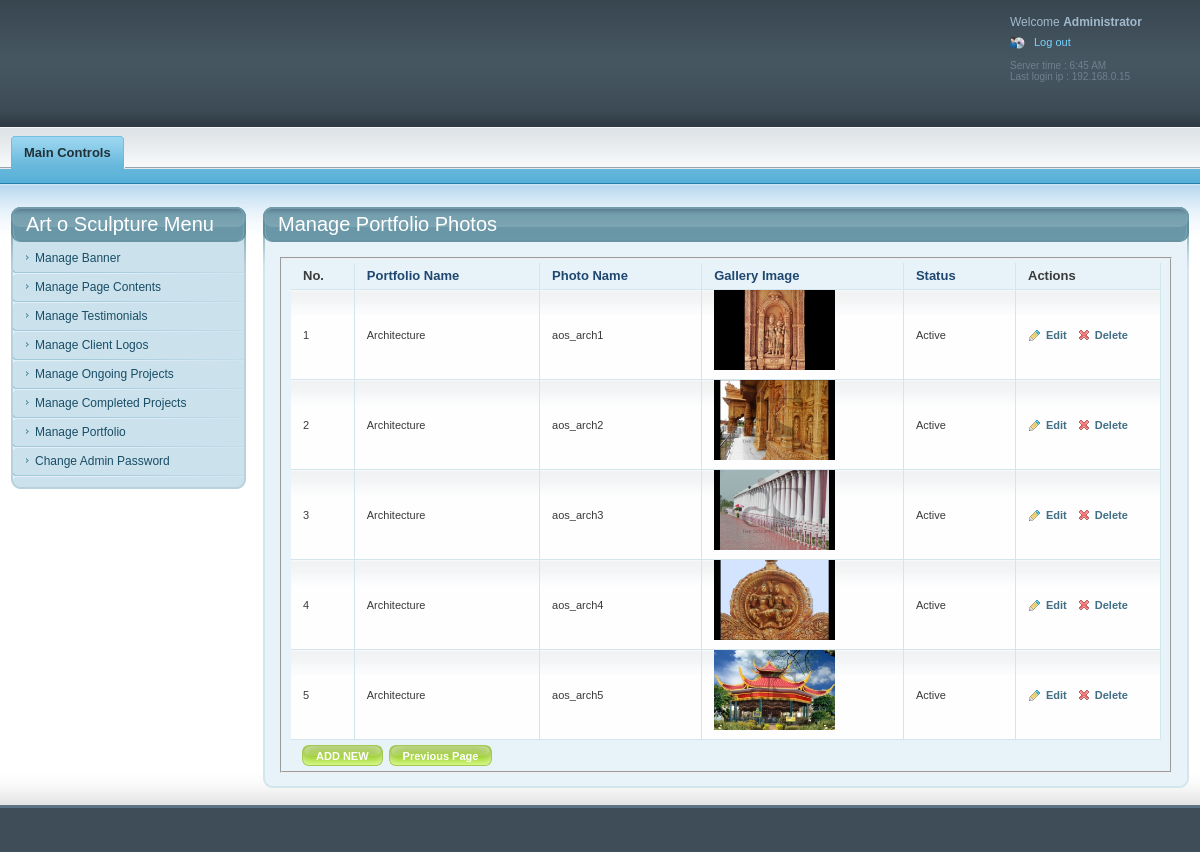
The app's page /code/admin/manage_gallery.php?category_id=1 (signed in) with its own data.
### tables this page shows
CREATE TABLE `gallery_images` (
  `photo_id` int(10) NOT NULL AUTO_INCREMENT,
  `category_id` int(10) NOT NULL,
  `photo_name` varchar(255) NOT NULL,
  `photo_thumb` varchar(255) NOT NULL,
  `photo_big` varchar(255) NOT NULL,
  `status` enum('Y','N') NOT NULL,
  PRIMARY KEY (`photo_id`)
);

CREATE TABLE `album_cat` (
  `category_id` int(10) NOT NULL AUTO_INCREMENT,
  `category_name` text NOT NULL,
  `status` enum('Y','N') NOT NULL DEFAULT 'Y',
  PRIMARY KEY (`category_id`)
);

### code/admin/manage_gallery.php (the view, shortened to what this page needs)
<?php
include("include/header.php");
?>
<div id="page">
	<div class="inner">
   <?php
   if($_REQUEST['flag'] == "edit" || $_REQUEST['flag'] == "add")
   {
   		$show=mysql_fetch_array(mysql_query("select * from `gallery_images` where photo_id = '$_REQUEST[edit_id]' and `category_id` = '$_REQUEST[category_id]'"));
   ?>
        <div class="section">
            <div class="title_wrapper">
                <h2>Manage <?php echo $show['photo_name']; ?></h2>
                <span class="title_wrapper_left"></span>
                <span class="title_wrapper_right"></span>
            </div>
            <div class="section_content">
                <div class="sct">
                    <div class="sct_left">
                        <div class="sct_right">
                            <div class="sct_left">
                                <div class="sct_right">
                                    <form action="<?php echo $_SERVER['PHP_SELF']; ?>" class="search_form general_form" method="post" enctype="multipart/form-data">
                                    	<input type="hidden" name="photo_id" value="<?php echo $show['photo_id']; ?>"/>
                                        <input type="hidden" name="category_id" value="<?php echo $_REQUEST['category_id']; ?>"/>
									<?php
                                    if($_REQUEST['flag'] =="add")
                                    {
                                    ?>
                                        <input type="hidden" name="flag" value="1"/>
                                    <?php
                                    }
                                    else
                                    {
                                    ?>
                                    	<input type="hidden" name="flag" value="2"/>
                                    <?php
                                    }
                                    ?>
                                        <fieldset>
                                            <div class="forms">
                                            	<div class="row">
                                                	<label>Photo Name:</label>
                                                	<div class="inputs">
                                                    	<span class="input_wrapper" style="width:300px;">
                                                        	<input class="text" name="photo_name" type="text" value="<?php echo $show['photo_name']; ?>" />
                                                        </span>
                                                	</div>
                                            	</div>
                                                <div class="row">
                                                	<label>Select Image:</label>
                                                	<div class="inputs">
                                                    	<span class="input_wrapper blank">
                                                        	<img src="<?php echo $show['photo_thumb'] ?>" width="100" alt="<?php echo $show['photo_name'] ?>">&nbsp;<input class="text" name="banner_image" id="banner_image" type="file"/>
                                                        </span>
                                                	</div>
                                            	</div>
  												<div class="row">
                                                	<label style="width:150px;">Status:</label>
                                                	<div class="inputs">
                                                    	<span class="input_wrapper_blank">
                                                        	<input name="status" type="radio" value="Y"
															<?php if($_REQUEST['flag'] == "edit")
																	{
																		if($show['status'] == "Y")
																		{
																			echo "checked";
																		}
																	}
																	if($_REQUEST['flag'] == "add")
																	{
																		echo "checked";
																	}
															   ?> />&nbsp;Yes&nbsp;&nbsp;
                                                            <input name="status" type="radio" value="N"
															<?php if($show['status'] == "N")
															{
																echo "checked";
															}
																?> />&nbsp;No
                                                        </span>
                                                	</div>
                                            	</div>
                                            	<div class="row">
                                                <div class="buttons">
                                                    <ul style="list-style-type:none;">
                                                        <li><span class="button send_form_btn"><span><span>UPDATE</span></span>
                                                        <input name="" type="submit" /></span></li>
                                                        <li><span class="button cancel_btn"><span><span>CANCEL</span></span>
                                                        <input name="" type="button" onclick="location.href='manage_gallery.php?category_id=<?php echo $_REQUEST['category_id']; ?>'" /></span></li>
                                                    </ul>
                                                </div>
                                            </div>
                                           </div>
                                        </fieldset>
                                    </form>
                                </div>
                            </div>
                        </div>
                    </div>
                </div>
                <span class="scb"><span class="scb_left"></span><span class="scb_right"></span></span>
            </div>
		</div>
  <?php
  	}
	else
	{
  ?>
     	<div class="section">
    		<div class="title_wrapper">
        		<h2>Manage Portfolio Photos</h2>
       			<span class="title_wrapper_left"></span>
        		<span class="title_wrapper_right"></span>
    		</div>
			<div class="section_content">
                <div class="sct">
                    <div class="sct_left">
                        <div class="sct_right">
                            <div class="sct_left">
                                <div class="sct_right">
                                    <form action="#">
                                    <fieldset>
                                    <div class="table_wrapper">
                                        <div class="table_wrapper_inner">
                                        <table cellpadding="0" cellspacing="0" width="100%">
                                            <tbody>
                                            <tr>
                                                <th>No.</th>
                                                <th><a href="#">Portfolio Name</a></th>
                                                <th><a href="#">Photo Name</a></th>
                                                <th><a href="#">Gallery Image</a></th>
                                                <th><a href="#">Status</a></th>
                                                <th style="width: 96px;">Actions</th>
                                            </tr>
										<?php
										$limit=10;
										$page = (int) (!isset($_GET["page"]) ? 1 : $_GET["page"]);
										$page = ($page == 0 ? 1 : $page);
										if($page)
										$start = ($page - 1) * $limit;
										else
										$start = 0;
										$sql = "select * from `gallery_images` where `category_id` = '$_REQUEST[category_id]' order by `photo_id` LIMIT $start, $limit";
										$result = mysql_query($sql);
                                        $i=1;
                                        while($show=mysql_fetch_array($result))
                                        {
                                        ?>
                                            <tr class="first">
                                                <td><?php echo (($page-1)*10)+$i; ?></td>
                                                <?php
												$cat_name = mysql_fetch_array(mysql_query("select * from `album_cat` where `category_id` = '$show[category_id]'"));
												?>
                                                <td><?php if($show['category_id']> 0){ echo $cat_name['category_name'];}else{echo "No gallery is selected";} ?></td>
                                                <td><?php echo $show['photo_name']; ?></td>
                                                <td><img src="<?php echo $show['photo_thumb']; ?>" height="80" alt="<?php echo $show['photo_name']; ?>"/></td>
                                                <td><?php if($show['status'] == "Y"){echo "Active";}else{echo "Inactive";} ?></td>
                                                <td style="width: 96px;">
                                                    <div class="actions_menu">
                                                        <ul>
                                                            <li><a class="edit" href="manage_gallery.php?flag=edit&edit_id=<?php echo $show['photo_id']; ?>&category_id=<?php echo $_REQUEST['category_id']; ?>">Edit</a></li>
                                                            <li><a class="delete" href="manage_gallery.php?flag=delete&del_id=<?php echo $show['photo_id']; ?>&category_id=<?php echo $_REQUEST['category_id']; ?>" onclick="return confirm('Are you sure to delete the record?')">Delete</a></li>
                                                        </ul>
                                                    </div>
                                                </td>
                                            </tr>
										<?php
                                        $i++;
                                        }
                                        ?>
                                        </tbody></table>
                                        </div>
                                    </div>
                                    <div class="table_menu">
                                       <ul class="left">
                                            <li><a href="manage_gallery.php?flag=add&category_id=<?php echo $_REQUEST['category_id']; ?>" class="button add_new"><span><span>ADD NEW</span></span></a></li>
                                            <li><a href="manage_gallery_cat.php?category_id=<?php echo $_REQUEST['category_id']; ?>" class="button add_new"><span><span>Previous Page</span></span></a></li>
                                        </ul>
                                    </div>
                                    </fieldset>
                                    </form>
                                </div>
                            </div>
                        </div>
                    </div>
                </div>
				<span class="scb"><span class="scb_left"></span><span class="scb_right"></span></span>
			</div>
        </div>
  <?php
	}
  ?>
    </div>
</div>
<?php
	include("include/left_sidebar.php");
	include("include/footer.php");
	?>

### code/admin/css/general.css (style rules this page uses)
html, body { margin: 0; padding: 0; height: 100%; }
body { font-family: Arial; font-size: 12px; color: #3a3a3a; }
a:link, a:visited, a:active { color: #6b98a8; text-decoration: none; }
#page { float: right; margin-left: -263px; width: 100%; }
#page .inner { margin-left: 263px; padding: 0 11px 0 0; }
.title_wrapper_left { display: block; width: 10px; height: 35px; overflow: hidden; background:url(layout/site/title_wrapper_left.png); position: absolute; top: 0; left: -10px; }
.title_wrapper_right { display: block; width: 10px; height: 35px; overflow: hidden; background:url(layout/site/title_wrapper_right.png); position: absolute; top: 0; right: -10px; }
.title_wrapper { background:#6997a7 url(layout/site/title_wrapper_middle.png) repeat-x; padding: 0 5px; margin: 0 10px; position: relative; top: 0; left: 0; color: #fff; min-height: 1px; }
.title_wrapper:after { content: "."; display: block; height: 0; clear: both; visibility: hidden; }
.title_wrapper h2 { font-size: 20px; font-weight: normal; line-height: 35px; margin: 0; padding: 0; float: left; white-space: nowrap; }
.section { padding: 0 0 17px; }
.scb { height: 10px; margin: 0 10px; background: #e7f3f8 url(layout/site/scb.png) repeat-x; display: block; position: relative; top: 0; left: 0; min-height: 1px; }
.scb_left { width: 10px; height: 10px; display: block; overflow: hidden; background:url(layout/site/scb_left.png); position: absolute; top: 0; left: -10px; }
.scb_right { width: 10px; height: 10px; display: block; overflow: hidden; background:url(layout/site/scb_right.png); position: absolute; top: 0; right: -10px; }
.sct { background: #e7f3f8; }
.sct_left { background: url(layout/site/sct_left_right.gif) repeat-y; }
.sct_right { background: url(layout/site/sct_left_right.gif) repeat-y right top; }
.sct_left .sct_left { background:url(layout/site/sct_left.gif) no-repeat; }
.sct_left .sct_left .sct_right { background:url(layout/site/sct_right.gif) no-repeat right top; min-height: 30px; padding: 15px 15px 5px; }

### code/admin/css/dashboard.css (style rules this page uses)
.table_wrapper { width: 100%; margin: 0 auto; font-size: 11px; }
.table_wrapper td, .table_wrapper th { border: solid #d3e5ed; border-width: 0 1px 1px 0; }
.table_wrapper th { font-weight: bold; font-size: 13px; }
.table_wrapper th a:link, .table_wrapper th a:visited, .table_wrapper th a:hover, .table_wrapper th a:active { color: #1f476f; display: block; display: inline-block; background-repeat: no-repeat; background-position: right center; padding: 0 16px 0 0; }
.table_wrapper td , .table_wrapper th { text-align: left; padding: 0 12px; line-height: 26px; }
.table_wrapper td { background: #fefefe url(layout/site/tables/td_bg1.gif) repeat-x; }
.table_menu { width: 100%; overflow: hidden; padding: 5px 0 0; margin: 0 0 -3px; position: relative; top: 0; left: 0; z-index: 1; }
.table_menu ul { margin: 0; padding: 0; }
.table_menu .left { float: left; padding: 0 0 0 11px; }
.table_menu li { float: left; margin: 0; padding: 0 6px 0 0; list-style: none; }

### code/admin/css/tables.css (style rules this page uses)
.actions_menu a:link, .actions_menu a:visited, .actions_menu a:hover, .actions_menu a:active { display: block; padding: 0 0 0 18px; font-weight: bold; font-size: 11px; color: #406f85; background-repeat: no-repeat; background-position: left center; }
.actions_menu { overflow: hidden; width: 120px; }
.actions_menu ul { margin: 0; padding: 0; float: left; width: 200px; }
.actions_menu li { margin: 0; padding: 0 10px 0 0; list-style: none; float: left; }
.edit { background-image:url(layout/site/tables/edit_action.gif); }
.delete { background-image:url(layout/site/tables/action4.gif); }

### code/admin/css/forms.css (style rules this page uses)
.button { display: block; color: #fff; background:url(layout/submit_middle.gif) repeat-x; font-size: 11px; overflow: hidden; position: relative; top: 0; left: 0; float: left; font-weight: bold; text-decoration: none; }
a.button:link, a.button:visited, a.button:active { cursor: pointer; color: #fff; text-decoration: none; }
.button span { background:url(layout/submit_left.gif) no-repeat; display: block; float: left; white-space: nowrap; }
.button span span { background:url(layout/submit_right.gif) no-repeat right 0; display: block; padding: 0 14px; height: 21px; line-height: 22px; }
a.add_new { background-image:url(layout/site/tables/add_new_middle.gif); background-color: #a8d741; }
a.add_new span { background-image:url(layout/site/tables/add_new_left.gif); }
a.add_new span span { background-image:url(layout/site/tables/add_new_right.gif); }

### records on screen
gallery_images: i "1", category.category_name "Architecture", photo_name "aos_arch1", photo_thumb (picture), status "Active"
gallery_images: i "2", category.category_name "Architecture", photo_name "aos_arch2", photo_thumb (picture), status "Active"
gallery_images: i "3", category.category_name "Architecture", photo_name "aos_arch3", photo_thumb (picture), status "Active"
gallery_images: i "4", category.category_name "Architecture", photo_name "aos_arch4", photo_thumb (picture), status "Active"
gallery_images: i "5", category.category_name "Architecture", photo_name "aos_arch5", photo_thumb (picture), status "Active"
